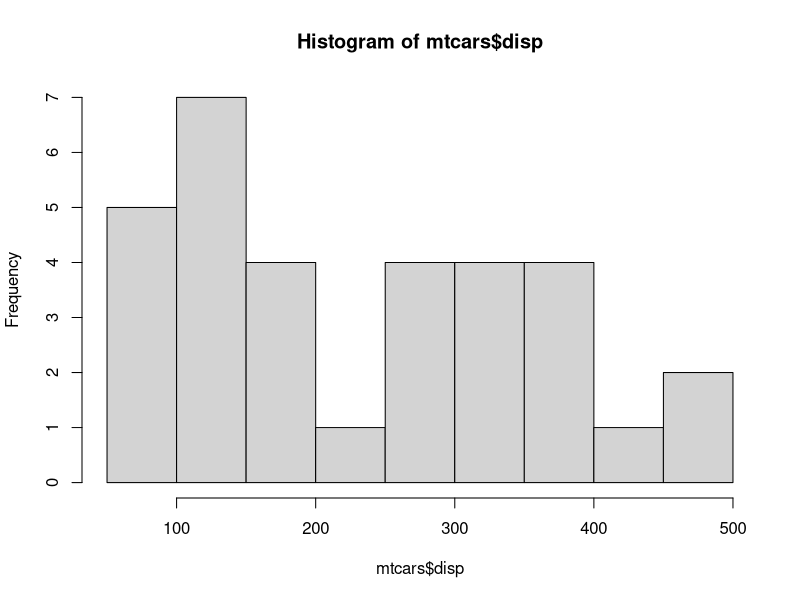
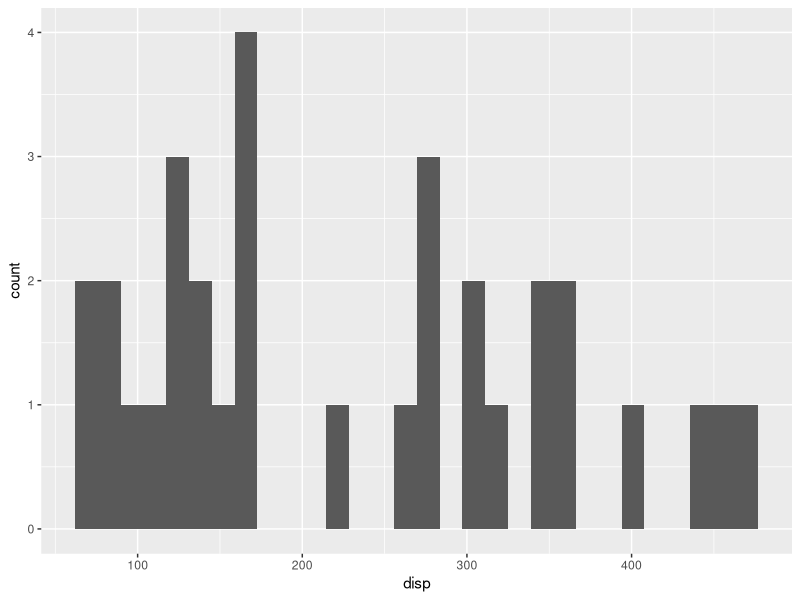
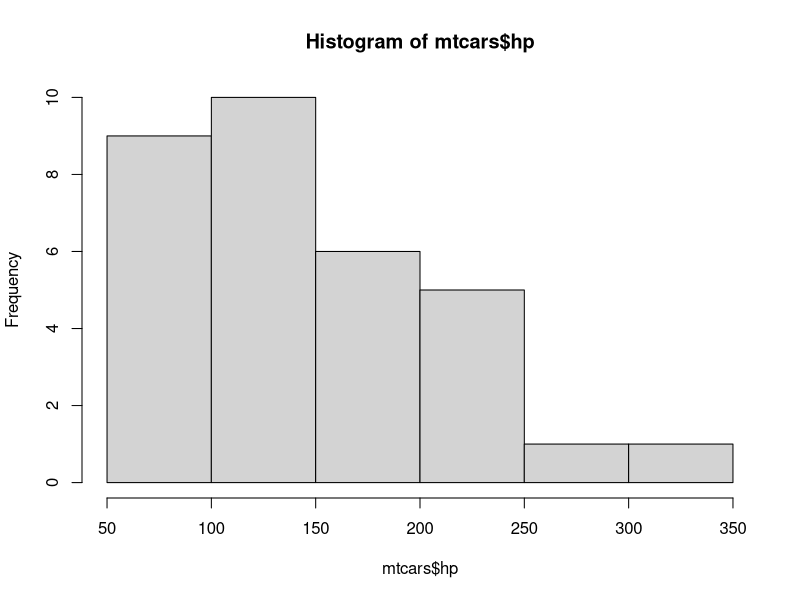
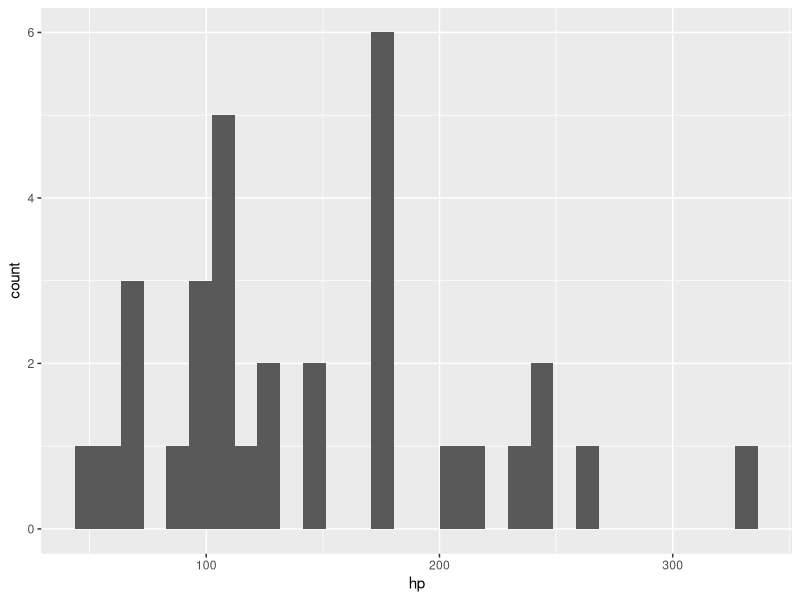
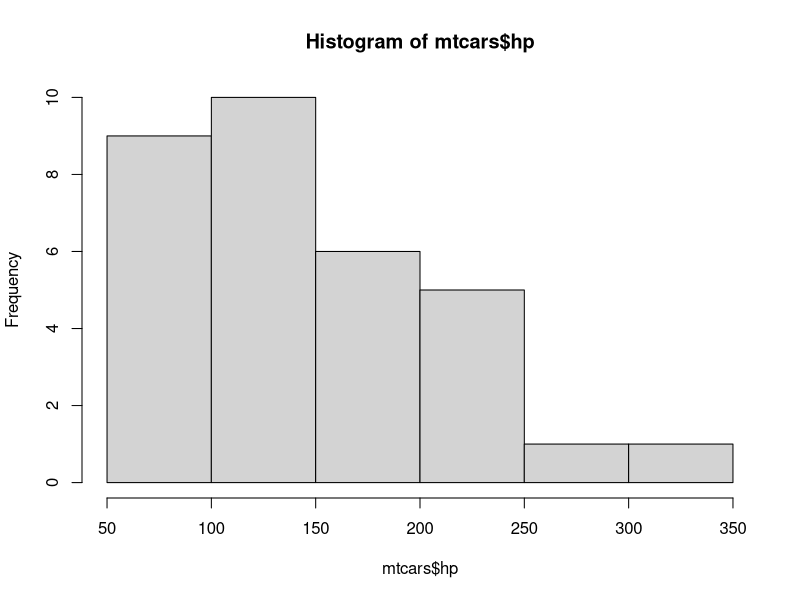
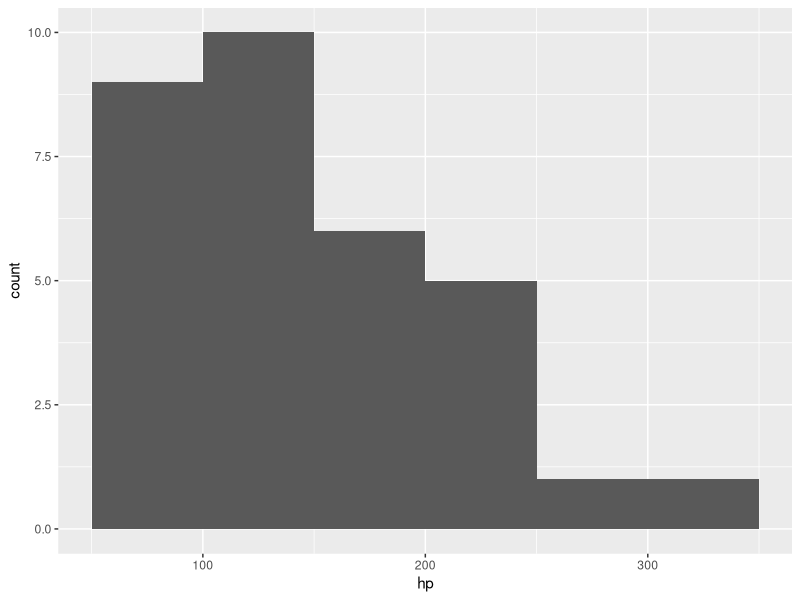
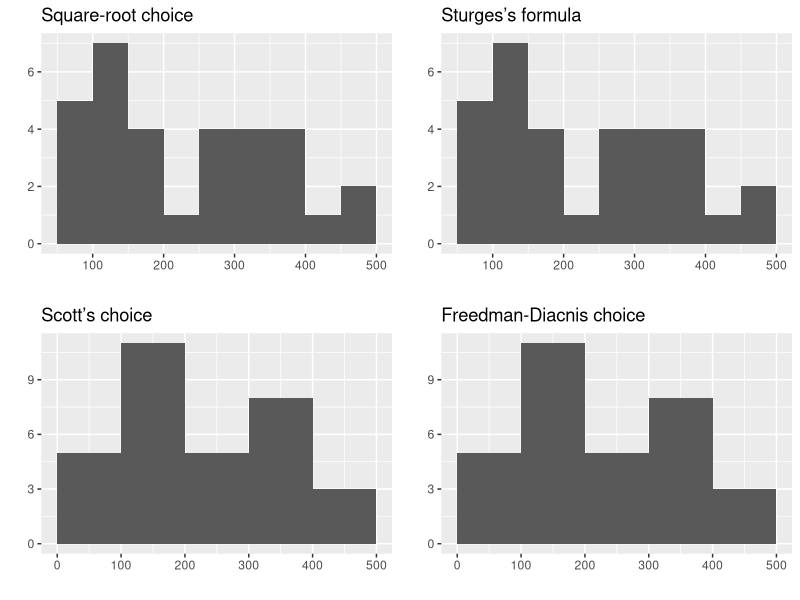
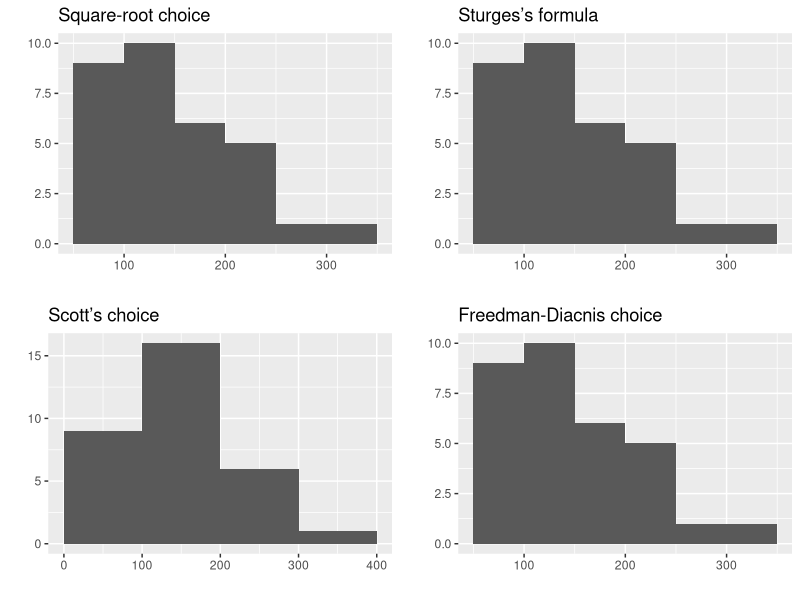

These charts were generated, in order, by the following R code:
## ---- chunk 1

## ---- chunk 2
knitr::opts_chunk$set(echo = TRUE)

require(tidyverse)
require(gridExtra)
require(DT)
require(knitr)

tidyverse::tidyverse_conflicts()

class <- c("display cell-border compact")
style <- ifelse(!interactive(), c("bootstrap"), c("default"))
## ---- chunk 3
hist(mtcars$disp)
## ---- chunk 4
mtcars %>% 
  ggplot2::ggplot(aes(x = disp)) +
    geom_histogram()
## ---- chunk 5
hist(mtcars$hp)
## ---- chunk 6
mtcars %>% 
  ggplot2::ggplot(aes(x = hp)) +
    geom_histogram()
## ---- chunk 7
hist(mtcars$hp)
mtcars %>% 
  ggplot2::ggplot(aes(x = hp)) +
    geom_histogram(breaks = pretty(mtcars$hp,
                                   n = nclass.Sturges(mtcars$hp)))
## ---- chunk 8
disp <- mtcars$disp
hp <- mtcars$hp
## ---- chunk 9
x <- mtcars$disp
## ---- chunk 10
x <- mtcars$hp
## ---- chunk 11
x <- mtcars$disp
## ---- chunk 12
x <- mtcars$disp

n <- round(sqrt(length(x)))
gg_src <- as.data.frame(x) %>% 
  ggplot2::ggplot(aes(x = x)) +
    ggplot2::geom_histogram(breaks = pretty(x, n)) +
    ggplot2::labs(title = "Square-root choice", x = "", y = "")

n <- nclass.Sturges(x)
gg_sf <- as.data.frame(x) %>% 
  ggplot2::ggplot(aes(x = x)) +
    ggplot2::geom_histogram(breaks = pretty(x, n)) +
    ggplot2::labs(title = "Sturges’s formula", x = "", y = "")

n <- nclass.scott(x)
gg_sc <- as.data.frame(x) %>% 
  ggplot2::ggplot(aes(x = x)) +
    ggplot2::geom_histogram(breaks = pretty(x, n)) +
    ggplot2::labs(title = "Scott’s choice", x = "", y = "")

n <- nclass.FD(x)
gg_fdc <- as.data.frame(x) %>% 
  ggplot2::ggplot(aes(x = x)) +
    ggplot2::geom_histogram(breaks = pretty(x, n)) +
    ggplot2::labs(title = "Freedman-Diacnis choice", x = "", y = "")

gridExtra::grid.arrange(gg_src, gg_sf, gg_sc, gg_fdc)
## ---- chunk 13
x <- mtcars$hp

n <- round(sqrt(length(x)))
gg_src <- as.data.frame(x) %>% 
  ggplot2::ggplot(aes(x = x)) +
    ggplot2::geom_histogram(breaks = pretty(x, n)) +
    ggplot2::labs(title = "Square-root choice", x = "", y = "")

n <- nclass.Sturges(x)
gg_sf <- as.data.frame(x) %>% 
  ggplot2::ggplot(aes(x = x)) +
    ggplot2::geom_histogram(breaks = pretty(x, n)) +
    ggplot2::labs(title = "Sturges’s formula", x = "", y = "")

n <- nclass.scott(x)
gg_sc <- as.data.frame(x) %>% 
  ggplot2::ggplot(aes(x = x)) +
    ggplot2::geom_histogram(breaks = pretty(x, n)) +
    ggplot2::labs(title = "Scott’s choice", x = "", y = "")

n <- nclass.FD(x)
gg_fdc <- as.data.frame(x) %>% 
  ggplot2::ggplot(aes(x = x)) +
    ggplot2::geom_histogram(breaks = pretty(x, n)) +
    ggplot2::labs(title = "Freedman-Diacnis choice", x = "", y = "")

gridExtra::grid.arrange(gg_src, gg_sf, gg_sc, gg_fdc)
## ---- chunk 14
x <- iris$Sepal.Length
## ---- chunk 15
n <- round(sqrt(length(x)))
gg_src <- as.data.frame(x) %>% 
  ggplot2::ggplot(aes(x = x)) +
    ggplot2::geom_histogram(breaks = pretty(x, n)) +
    ggplot2::labs(title = "Square-root choice", x = "", y = "")

n <- nclass.Sturges(x)
gg_sf <- as.data.frame(x) %>% 
  ggplot2::ggplot(aes(x = x)) +
    ggplot2::geom_histogram(breaks = pretty(x, n)) +
    ggplot2::labs(title = "Sturges’s formula", x = "", y = "")

n <- nclass.scott(x)
gg_sc <- as.data.frame(x) %>% 
  ggplot2::ggplot(aes(x = x)) +
    ggplot2::geom_histogram(breaks = pretty(x, n)) +
    ggplot2::labs(title = "Scott’s choice", x = "", y = "")

n <- nclass.FD(x)
gg_fdc <- as.data.frame(x) %>% 
  ggplot2::ggplot(aes(x = x)) +
    ggplot2::geom_histogram(breaks = pretty(x, n)) +
    ggplot2::labs(title = "Freedman-Diacnis choice", x = "", y = "")

gridExtra::grid.arrange(gg_src, gg_sf, gg_sc, gg_fdc)
## ---- chunk 16
x <- iris$Sepal.Width
## ---- chunk 17
n <- round(sqrt(length(x)))
gg_src <- as.data.frame(x) %>% 
  ggplot2::ggplot(aes(x = x)) +
    ggplot2::geom_histogram(breaks = pretty(x, n)) +
    ggplot2::labs(title = "Square-root choice", x = "", y = "")

n <- nclass.Sturges(x)
gg_sf <- as.data.frame(x) %>% 
  ggplot2::ggplot(aes(x = x)) +
    ggplot2::geom_histogram(breaks = pretty(x, n)) +
    ggplot2::labs(title = "Sturges’s formula", x = "", y = "")

n <- nclass.scott(x)
gg_sc <- as.data.frame(x) %>% 
  ggplot2::ggplot(aes(x = x)) +
    ggplot2::geom_histogram(breaks = pretty(x, n)) +
    ggplot2::labs(title = "Scott’s choice", x = "", y = "")

n <- nclass.FD(x)
gg_fdc <- as.data.frame(x) %>% 
  ggplot2::ggplot(aes(x = x)) +
    ggplot2::geom_histogram(breaks = pretty(x, n)) +
    ggplot2::labs(title = "Freedman-Diacnis choice", x = "", y = "")

gridExtra::grid.arrange(gg_src, gg_sf, gg_sc, gg_fdc)
## ---- chunk 18
x <- iris$Petal.Length
## ---- chunk 19
n <- round(sqrt(length(x)))
gg_src <- as.data.frame(x) %>% 
  ggplot2::ggplot(aes(x = x)) +
    ggplot2::geom_histogram(breaks = pretty(x, n)) +
    ggplot2::labs(title = "Square-root choice", x = "", y = "")

n <- nclass.Sturges(x)
gg_sf <- as.data.frame(x) %>% 
  ggplot2::ggplot(aes(x = x)) +
    ggplot2::geom_histogram(breaks = pretty(x, n)) +
    ggplot2::labs(title = "Sturges’s formula", x = "", y = "")

n <- nclass.scott(x)
gg_sc <- as.data.frame(x) %>% 
  ggplot2::ggplot(aes(x = x)) +
    ggplot2::geom_histogram(breaks = pretty(x, n)) +
    ggplot2::labs(title = "Scott’s choice", x = "", y = "")

n <- nclass.FD(x)
gg_fdc <- as.data.frame(x) %>% 
  ggplot2::ggplot(aes(x = x)) +
    ggplot2::geom_histogram(breaks = pretty(x, n)) +
    ggplot2::labs(title = "Freedman-Diacnis choice", x = "", y = "")

gridExtra::grid.arrange(gg_src, gg_sf, gg_sc, gg_fdc)
## ---- chunk 20
x <- iris$Petal.Width
## ---- chunk 21
n <- round(sqrt(length(x)))
gg_src <- as.data.frame(x) %>% 
  ggplot2::ggplot(aes(x = x)) +
    ggplot2::geom_histogram(breaks = pretty(x, n)) +
    ggplot2::labs(title = "Square-root choice", x = "", y = "")

n <- nclass.Sturges(x)
gg_sf <- as.data.frame(x) %>% 
  ggplot2::ggplot(aes(x = x)) +
    ggplot2::geom_histogram(breaks = pretty(x, n)) +
    ggplot2::labs(title = "Sturges’s formula", x = "", y = "")

n <- nclass.scott(x)
gg_sc <- as.data.frame(x) %>% 
  ggplot2::ggplot(aes(x = x)) +
    ggplot2::geom_histogram(breaks = pretty(x, n)) +
    ggplot2::labs(title = "Scott’s choice", x = "", y = "")

n <- nclass.FD(x)
gg_fdc <- as.data.frame(x) %>% 
  ggplot2::ggplot(aes(x = x)) +
    ggplot2::geom_histogram(breaks = pretty(x, n)) +
    ggplot2::labs(title = "Freedman-Diacnis choice", x = "", y = "")

gridExtra::grid.arrange(gg_src, gg_sf, gg_sc, gg_fdc)
## ---- chunk 22
